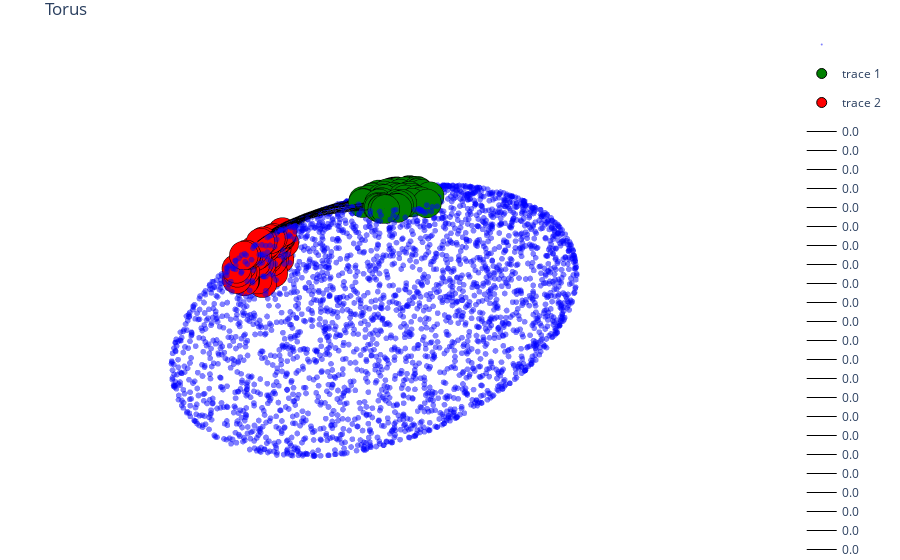

Notebook code for this chart:
### Code cell
x = plt_dat['x']
x0 = plt_dat['x0']
x1 = plt_dat['x1']
traj = plt_dat['traj']
# fig = scatter(x, s=2, fig=fig)
fig = go.Figure()
fig.add_trace(
    go.Scatter3d(
            x=x[:,0],
            y=x[:,1],
            z=x[:,2],
            mode='markers',
            marker=dict(size=2, opacity=0.5, color='blue',)  # Use integer mapping for color
            # name=str(color)  # Use actual category name for legend
    )
)
for i in range(x0.shape[0]):
    # fig = scatter(x0[[i]], s=10, fig=fig)
    fig.add_trace(
        go.Scatter3d(
                x=x0[[i],0],
                y=x0[[i],1],
                z=x0[[i],2],
                mode='markers',
                marker=dict(size=10, opacity=1, color='green', line=dict(color='black', width=1)), # Use integer mapping for color
                # name=str(color)  # Use actual category name for legend
        )
    )
    fig.add_trace(
        go.Scatter3d(
                x=x1[[i],0],
                y=x1[[i],1],
                z=x1[[i],2],
                mode='markers',
                marker=dict(size=10, opacity=1, color='red', line=dict(color='black', width=1)), # Use integer mapping for color
                # name=str(color)  # Use actual category name for legend
        )
    )
    fig = trajectories(traj[:,[i],:], s=1, fig=fig, title='Geodesic')
# fig.show()
fig.update_scenes(
    xaxis=dict(showgrid=False, zeroline=True, showline=True, showticklabels=False, ticks=""),
    yaxis=dict(showgrid=False, zeroline=True, showline=True, showticklabels=False, ticks=""),
    zaxis=dict(showgrid=False, zeroline=True, showline=True, showticklabels=False, ticks="")
)

fig.data[0].name = ""
# fig.update_traces(marker=dict(colorbar=dict(title='')))
fig.update_layout(
    title='Torus',
    scene=dict(
        xaxis=dict(title='', backgroundcolor='white'),
        yaxis=dict(title='', backgroundcolor='white'),
        zaxis=dict(title='', backgroundcolor='white')
    ),
)
for trace in fig.data:
    if 'line' in trace.mode:
        trace.update(line=dict(color='black'))
fig.update_layout(
    paper_bgcolor='white',  # Color of the whole background
    plot_bgcolor='white'    # Color of the plotting area
)
